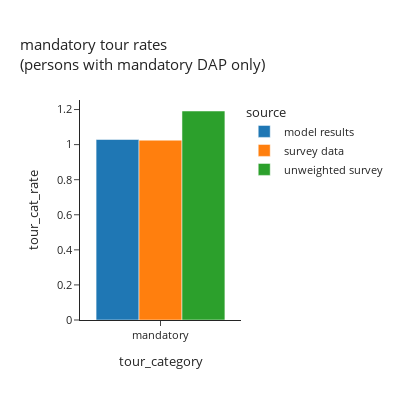

Notebook source saved alongside this figure:
### Markdown cell above
## mandatory tours per person

### Code cell
df_plot = tour_data.loc[tour_data['tour_category']=="mandatory"].\
    groupby(['source','tour_category'])[['trip_weight_2017_2019']].sum().reset_index(). \
    merge(df_person_count, how='left', on='source')
df_plot['tour_cat_rate'] = df_plot['trip_weight_2017_2019']/df_plot['hh_weight_2017_2019']

fig = px.bar(df_plot, x="tour_category", y="tour_cat_rate", color="source",barmode="group", template="simple_white",
             # color_discrete_sequence=config['psrc_color'],
             title="mandatory tour rates <br>(persons with mandatory DAP only)")
fig.update_layout(height=400, width=400, font=dict(size=11))
fig.show()

### Figure 1 — Plotly figure (JSON) as saved in the notebook; plotly's stock layout.template omitted (floating-point values rounded to 4 significant figures)
{"data": [{"alignmentgroup": "True", "hovertemplate": "source=model results<br>tour_category=%{x}<br>tour_cat_rate=%{y}<extra></extra>", "legendgroup": "model results", "marker": {"color": "#1F77B4", "pattern": {"shape": ""}}, "name": "model results", "offsetgroup": "model results", "orientation": "v", "showlegend": true, "textposition": "auto", "type": "bar", "x": ["mandatory"], "xaxis": "x", "y": [1.029], "yaxis": "y"}, {"alignmentgroup": "True", "hovertemplate": "source=survey data<br>tour_category=%{x}<br>tour_cat_rate=%{y}<extra></extra>", "legendgroup": "survey data", "marker": {"color": "#FF7F0E", "pattern": {"shape": ""}}, "name": "survey data", "offsetgroup": "survey data", "orientation": "v", "showlegend": true, "textposition": "auto", "type": "bar", "x": ["mandatory"], "xaxis": "x", "y": [1.025], "yaxis": "y"}, {"alignmentgroup": "True", "hovertemplate": "source=unweighted survey<br>tour_category=%{x}<br>tour_cat_rate=%{y}<extra></extra>", "legendgroup": "unweighted survey", "marker": {"color": "#2CA02C", "pattern": {"shape": ""}}, "name": "unweighted survey", "offsetgroup": "unweighted survey", "orientation": "v", "showlegend": true, "textposition": "auto", "type": "bar", "x": ["mandatory"], "xaxis": "x", "y": [1.192], "yaxis": "y"}], "layout": {"barmode": "group", "font": {"size": 11}, "height": 400, "legend": {"title": {"text": "source"}, "tracegroupgap": 0}, "title": {"text": "mandatory tour rates <br>(persons with mandatory DAP only)"}, "width": 400, "xaxis": {"anchor": "y", "domain": [0.0, 1.0], "title": {"text": "tour_category"}}, "yaxis": {"anchor": "x", "domain": [0.0, 1.0], "title": {"text": "tour_cat_rate"}}}}
